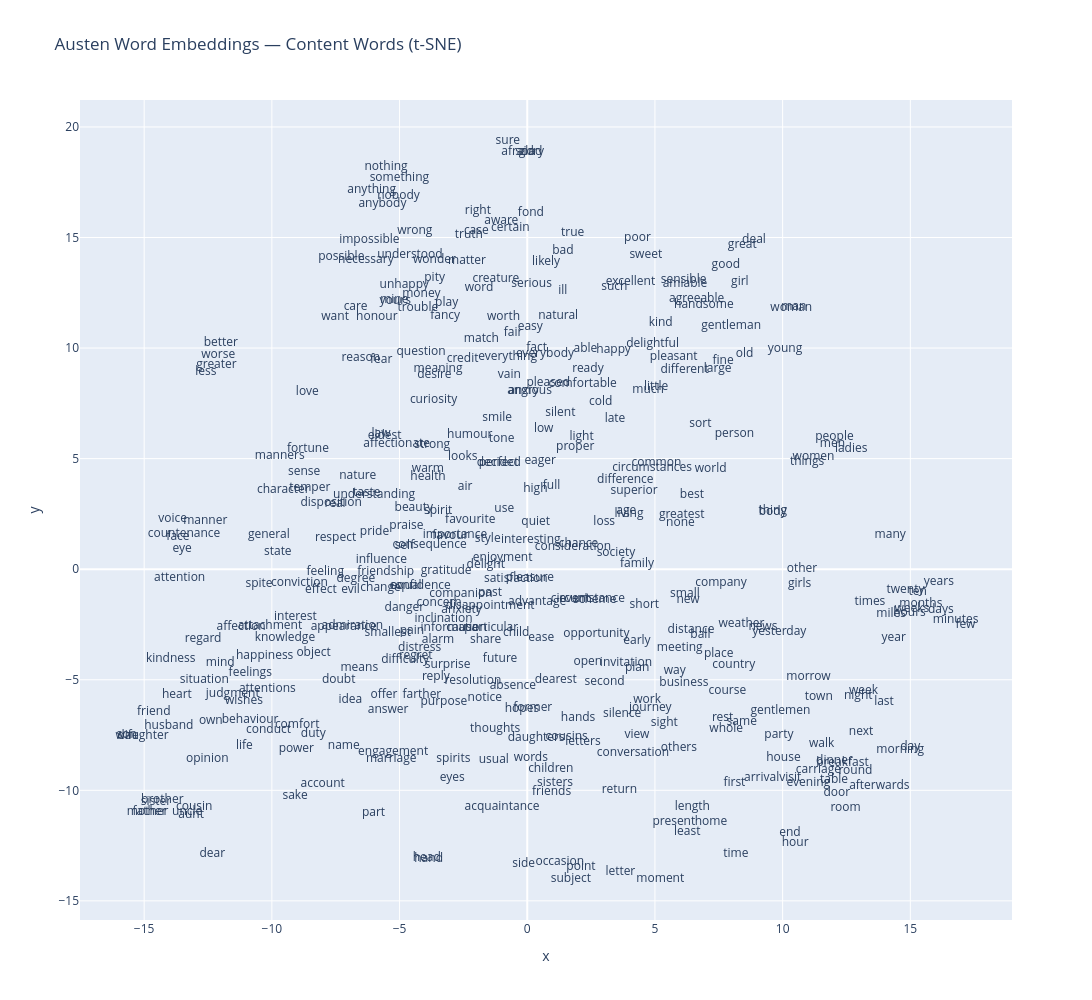

Notebook code cell kept with this figure:
### Code cell
px.scatter(austen_coords, 'x', 'y', text='label', height=1000, width=1200,
           title='Austen Word Embeddings — Content Words (t-SNE)').update_traces(mode='text')

### Figure 1 — Plotly figure (JSON) as saved in the notebook; plotly's stock layout.template omitted (floating-point values rounded to 4 significant figures; data arrays with more than 128 entries replaced by an {"elided": "..."} marker saying what was removed)
{"data": [{"hovertemplate": "x=%{x}<br>y=%{y}<br>label=%{text}<extra></extra>", "legendgroup": "", "marker": {"color": "#636efa", "symbol": "circle"}, "mode": "text", "name": "", "orientation": "v", "showlegend": false, "text": {"elided": "369 str values"}, "type": "scatter", "x": {"elided": "369 float values"}, "xaxis": "x", "y": {"elided": "369 float values"}, "yaxis": "y"}], "layout": {"height": 1000, "legend": {"tracegroupgap": 0}, "title": {"text": "Austen Word Embeddings — Content Words (t-SNE)"}, "width": 1200, "xaxis": {"anchor": "y", "domain": [0, 1], "title": {"text": "x"}}, "yaxis": {"anchor": "x", "domain": [0, 1], "title": {"text": "y"}}}}
